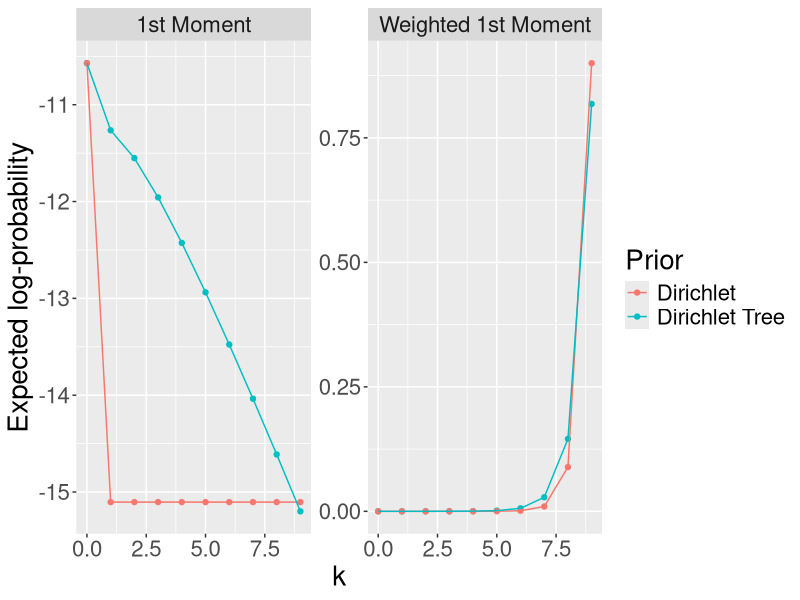

Recreate this plot in R.
#!/usr/bin/Rscript

require(reshape2)
require(ggplot2)

# Find the equivalent dirichlet prior parameter
dir.equivparam <- function(a, n) {
  A <- 1
  for (k in 2:n) {
    A <- A * (1+a)/(1+k*a)
  }
  alpha.dir <- (A-1)/(1-A*factorial(n))
  return(alpha.dir)
}

# Moment functions
dir.postprob.moment1 <- function(s,k,n,t) {
    if (k==0) {
        return((s+t)/(factorial(n)*s + t))
    } else {
        return(s/(factorial(n)*s + t))
    }
}

dtree.postprob.moment1 <- function(s,k,n,t) {
    sigma <- 1
    if (k<(n-1)) { # If the ballots have any candidates in common...
        for (l in (k+2):n) {
            sigma <- sigma * (s+t)/(l*s+t)
        }
    }
    if (k > 0) { # If it ever deviates...
        delta <- s/((k+1)*s + t)
    } else {
        delta <- 1
    }
    gamma <- 1/factorial(k)
    return(sigma * delta * gamma)
}

dir.postprob.moment2 <- function(s,k,n) {
    if (k==0) {
        return((s+1)/(factorial(n)*s + 1) * (s+2)/(factorial(n)*s+2))
    } else {
        return(s/(factorial(n)*s + 1) * (s+1)/(factorial(n)*s + 2))
    }
}

dtree.postprob.moment2 <- function(s,k,n) {
    sigma.2 <- 1
    if (k>0) { # If the ballots have any candidates in common...
        for (l in (n-k+1):n) {
            sigma.2 <- sigma.2 * (s+1)/(l*s+1) * (s+2)/(l*s+2)
        }
    }
    delta.2 <- 1
    if (k < (n-1)) { # If it ever deviates...
        delta.2 <- s/((n-k)*s + 1) * (s+1)/((n-k)*s + 2)
    }
    gamma.2 <- 1
    if (k > (n-1)) { # If it ever deviates...
        for (l in 2:(n-k-1)){
            gamma.2 <- gamma.2 * (s+1)/(l*(l*s + 1))
        }
    }
    return(sigma.2 * delta.2 * gamma.2)
}

# Plotting
n <- 10
s <- 1 # Dtree prior parameter
t <- 1
s.dir <- dir.equivparam(s, n) # Equivalent (by variance) dirichlet parameter
ks <- 0:(n-1)
p.dir.moment1 <- c()
p.dtree.moment1 <- c()
p.dir.moment2 <- c()
p.dtree.moment2 <- c()
for (k in ks) {
    p.dir.moment1 <- c(p.dir.moment1, dir.postprob.moment1(s.dir,k,n,t))
    p.dtree.moment1 <- c(p.dtree.moment1, dtree.postprob.moment1(s,k,n,t))
    p.dir.moment2 <- c(p.dir.moment2, dir.postprob.moment2(s.dir,k,n))
    p.dtree.moment2 <- c(p.dtree.moment2, dtree.postprob.moment2(s,k,n))
}

outdf <- data.frame(k=rep(ks,2))
outdf$Prior <- c(rep("Dirichlet Tree",n), rep("Dirichlet",n))
# Regular scale
outdf$logmom.1 <- c(log(p.dtree.moment1),log(p.dir.moment1))
outdf$mom.1.weighted <- c(
     unlist(Map(function(x) max(factorial(x+1)-factorial(x),1),0:(n-1)))
         * p.dtree.moment1,
     unlist(Map(function(x) max(factorial(x+1)-factorial(x),1),0:(n-1)))
         * p.dir.moment1
  )

print(outdf$mom.1)

print(outdf$mom.1.weighted)
print(sum(outdf$mom.1.weighted))
# Log scale
#outdf$logmom.1 <- log(c(p.dtree.moment1,p.dir.moment1))
#outdf$logmom.1.weighted <- log(c(
#     unlist(Map(function(x) max(1,x)*factorial(x),(n-1):0))
#         * p.dtree.moment1,
#     unlist(Map(function(x) max(1,x)*factorial(x),(n-1):0))
#         * p.dir.moment1
#  ))
outdf.long <- melt(outdf, id.vars = c("Prior","k"))
levels(outdf.long$variable) <- c("1st Moment", "Weighted 1st Moment")
png('moments.png', height = 700, width=1000)
ggplot(outdf.long, aes(x=k, y=value, col=Prior)) +
  geom_point() +
  geom_line() +
  facet_wrap(~variable,scales="free") +
  theme(text = element_text(size = 20)) +
  labs(y="Expected log-probability")
dev.off()
